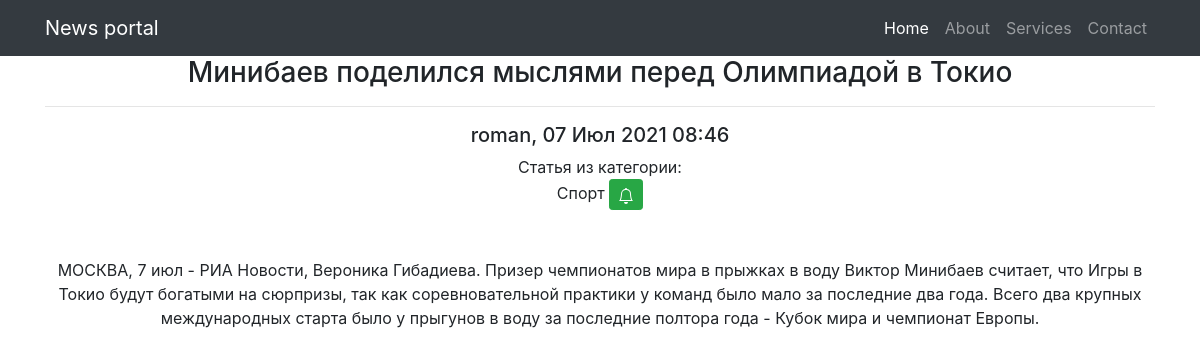
/posts/21/ (signed in), run on the app's committed database.
### news/models.py (models this page shows, shortened)
class Post(models.Model):
    author = models.ForeignKey(Author, on_delete=models.CASCADE, verbose_name='Автор')
    NEWS = 'NW'
    ARTICLE = 'AR'
    RUBRIC = (
        (NEWS, 'Новость'), (ARTICLE, 'Статья')
    )
    categoryType = models.CharField(max_length=2, choices=RUBRIC, default=ARTICLE)
    time_post = models.DateTimeField(auto_now_add=True, verbose_name='Время публикации')
    postCategory = models.ManyToManyField(Category, through='PostCategory', verbose_name='Категория')
    title = models.CharField(max_length=128, verbose_name='Заголовок')
    text = models.TextField()
    rating = models.SmallIntegerField(default=0)
    class Meta:
        verbose_name = 'Публикация'
        verbose_name_plural = 'Публикации'

class Author(models.Model):
    authorUser = models.OneToOneField(User, on_delete=models.CASCADE)
    ratingAuthor = models.SmallIntegerField(default=0)
    def __str__(self):
        return self.authorUser.username
    class Meta:
        verbose_name = 'Автор'
        verbose_name_plural = 'Авторы'

class Category(models.Model):
    name = models.CharField(max_length=32, unique=True, verbose_name='Категория')
    subscribers = models.ManyToManyField(User, blank=True)
    def __str__(self):
        return self.name
    class Meta:
        verbose_name = 'Категория'
        verbose_name_plural = 'Категории'

### news/views.py (the view, shortened to what this page needs)
# urls.py: path('<int:pk>/', PostDetailView.as_view(), name='post_detail'),
class PostDetailView(PermissionRequiredMixin, DetailView):
    model = Post
    template_name = 'post_detail.html'
    context_object_name = 'post'
    permission_required = ('news.add_post',)
    def get_object(self, *args, **kwargs):  # переопределяем метод получения объекта, как ни странно
        obj = cache.get(f'post-{self.kwargs["pk"]}', None)  # кэш очень похож на словарь, и метод get действует также. Он забирает значение по ключу, если его нет, то забирает None.
        if not obj:
            obj = super().get_object(queryset=self.queryset)
            cache.set(f'post-{self.kwargs["pk"]}', obj)
        return obj
    def get_context_data(self, *args, **kwargs):
        context = super(PostDetailView, self).get_context_data(**kwargs)
        try:
            context['PCC'] = PostCategory.objects.get(postThrough=self.kwargs['pk']).categoryThrough
            context['all_category'] = Category.objects.get(post=self.kwargs.get('pk'))
            context['is_subscriber'] = Category.objects.get(post=self.kwargs.get('pk')).subscribers.filter(username=self.request.user).exists()
        except Comment.DoesNotExist:
            context['PCC'] = None
            context['all_category'] = None
        return context

### news/templatetags/custom_filters.py (called while the page is built)
@register.filter(name='censor')  # регистрируем наш фильтр под именем Censor
def censor(text):
    for word in censored_words:
        if word in text:
            text = text.replace(word, '-censored-')
        else:
            continue
    return text

### news/templates/news/post_detail.html (shortened to what this page needs)
{% extends 'flatpages/default.html' %}
{% load custom_filters %}
{% load cache %}
{% block content %}
<h3> {{ post.title|censor }} </h3>
<hr>
<h5> {{ post.author }}, {{ post.time_post|date:'d M Y H:i' }}</h5>
<div>
{% if PCC %}
    {{ post.get_categoryType_display }} из категории:
<div>
{% if user.is_authenticated %}
    {% if not is_subscriber %}
    <form action="{% url 'subscribe' PCC.pk %}" method="POST">
        {{ PCC }}
        <button class="btn btn-success btn-sm" type="submit"></button>
    </form>
    {% endif %}
{% endif %}
</div>
    <br><br>
    <p>{{ post.text|censor }}</p>
    <br>
    {% else %}
        <h2>Категория не присвоена!</h2>
    {% endif %}
</div>
{% endblock content %}

### data on the page
Post: title|censor "Минибаев поделился мыслями перед Олимпиадой в Токио", author "roman", time_post "07 Июл 2021 08:46", categoryType "Статья", text|censor "МОСКВА, 7 июл - РИА Новости, Вероника Гибадиева. Призер чемпионатов мира в прыжках в воду Виктор Минибаев считает, что Игры в Токио будут богатыми на сюрпризы, так как соревновательной практики у команд было мало за последние два года. Всего два крупных международных старта было у прыгунов в воду за последние полтора года - Кубок мира и чемпионат Европы."
Category: name "Спорт"
